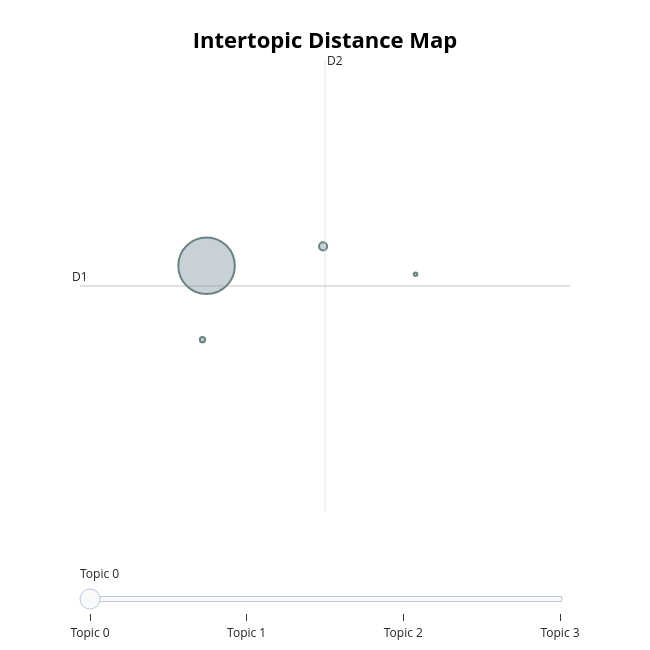

Here is the notebook cell this chart was saved with:
### Code cell
# 2D map of topics themselves (each bubble = a topic, size = topic size, distance = semantic similarity)
topic_model.visualize_topics()

### Figure 1 — Plotly figure (JSON) as saved in the notebook; plotly's stock layout.template omitted (floating-point values rounded to 4 significant figures)
{"data": [{"customdata": [[0, "digit | credit | account | card | payment", 3038], [1, "report | accounts | credit | falsely | accurate", 63], [2, "report | transactions | inclusion | blocked | accounts", 26], [3, "examine | invaluable | insights | expertise | ensuring", 12]], "hovertemplate": "<b>Topic %{customdata[0]}</b><br>%{customdata[1]}<br>Size: %{customdata[2]}", "legendgroup": "", "marker": {"color": "#B0BEC5", "line": {"color": "DarkSlateGrey", "width": 2}, "size": [3038, 63, 26, 12], "sizemode": "area", "sizeref": 1.899, "symbol": "circle"}, "mode": "markers", "name": "", "orientation": "v", "showlegend": false, "type": "scatter", "x": [4.47, 5.105, 4.448, 5.609], "xaxis": "x", "y": [29.0, 29.46, 27.25, 28.8], "yaxis": "y"}], "layout": {"annotations": [{"showarrow": false, "text": "D1", "x": 3.781, "y": 28.52, "yshift": 10}, {"showarrow": false, "text": "D2", "x": 5.116, "xshift": 10, "y": 33.88}], "height": 650, "hoverlabel": {"bgcolor": "white", "font": {"family": "Rockwell", "size": 16}}, "legend": {"itemsizing": "constant", "tracegroupgap": 0}, "margin": {"t": 60}, "shapes": [{"line": {"color": "#CFD8DC", "width": 2}, "type": "line", "x0": 5.116, "x1": 5.116, "y0": 23.16, "y1": 33.88}, {"line": {"color": "#9E9E9E", "width": 2}, "type": "line", "x0": 3.781, "x1": 6.45, "y0": 28.52, "y1": 28.52}], "sliders": [{"active": 0, "pad": {"t": 50}, "steps": [{"args": [{"marker.color": [["red", "#B0BEC5", "#B0BEC5", "#B0BEC5"]]}], "label": "Topic 0", "method": "update"}, {"args": [{"marker.color": [["#B0BEC5", "red", "#B0BEC5", "#B0BEC5"]]}], "label": "Topic 1", "method": "update"}, {"args": [{"marker.color": [["#B0BEC5", "#B0BEC5", "red", "#B0BEC5"]]}], "label": "Topic 2", "method": "update"}, {"args": [{"marker.color": [["#B0BEC5", "#B0BEC5", "#B0BEC5", "red"]]}], "label": "Topic 3", "method": "update"}]}], "title": {"font": {"color": "Black", "size": 22}, "text": "<b>Intertopic Distance Map</b>", "x": 0.5, "xanchor": "center", "y": 0.95, "yanchor": "top"}, "width": 650, "xaxis": {"anchor": "y", "domain": [0, 1], "range": [3.781, 6.45], "title": {"text": ""}, "visible": false}, "yaxis": {"anchor": "x", "domain": [0, 1], "range": [23.16, 33.88], "title": {"text": ""}, "visible": false}}}
